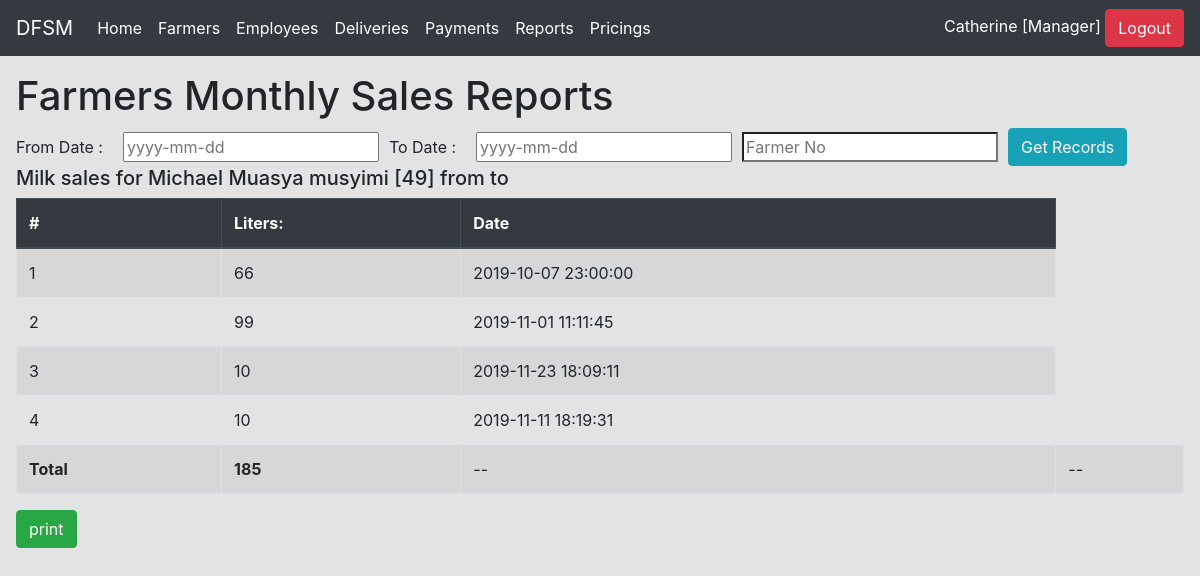
The page /reports/farmer_monthly.php?farmer=49 (signed in) on the database its author committed.
### tables this page shows
CREATE TABLE `farmers` (
  `f_no` varchar(50) NOT NULL,
  `f_id` text NOT NULL,
  `f_name` varchar(50) NOT NULL,
  `f_locallity` varchar(50) DEFAULT NULL,
  `f_ac` varchar(50) DEFAULT NULL,
  `last_paid` date DEFAULT NULL,
  `f_phone` varchar(20) DEFAULT NULL,
  `f_photo` blob
);

CREATE TABLE `delivery` (
  `id` int(11) NOT NULL,
  `r_f_no` varchar(50) NOT NULL,
  `r_kg` float NOT NULL,
  `r_dt` timestamp NOT NULL DEFAULT CURRENT_TIMESTAMP,
  `r_received_by` varchar(50) NOT NULL,
  `r_deliverer` varchar(50) DEFAULT NULL
);

### reports/farmer_monthly.php (the view, shortened to what this page needs)
<?php
include '../incl/header.incl.php';
include '../incl/conn.incl.php';
?>
<h1>Farmers Monthly Sales Reports</h1>
<form class=" form-inline" method="post" action="">
    <div class="form-group">
        <label class="control-label" for="from"> From Date :</label >
        <div id="datetimepicker1" class="controls input-append date" style="margin-left: 20px">
            <input class="input-xlarge" type="text" data-format="yyyy-mm-dd"  placeholder="yyyy-mm-dd" name='from' value=''/>
        </div>
        <label style="margin-left:10px" class="control-label" for="to"> To Date :</label >
        <div id="datetimepicker2" class="controls input-append date" style="margin-left: 20px">
            <input class="input-xlarge" type="text" data-format="yyyy-mm-dd"  placeholder="yyyy-mm-dd" name='to' value=''/>
        </div>
        <input style="margin-left:10px"type="search" name="farmer" class="search-query" value="" placeholder="Farmer No">
        <input style="margin-left:10px"type="submit" class="btn btn-info" value="Get Records">
    </div>
</form>
<div id="printable">
    <h5 id="farmer_details">
     <?php
        if (isset($_REQUEST['farmer']) && $_REQUEST['farmer'] != '') {
            $f_no = mysqli_real_escape_string($conn, $_REQUEST['farmer']);
            $start = $_REQUEST['from'] != '' ? " and `r_dt` >= '" . mysqli_real_escape_string($conn, $_REQUEST['from']) . "'" : '';
            $end = $_REQUEST['to'] != '' ? " and `r_dt` <= '" . mysqli_real_escape_string($conn, $_REQUEST['to']) . "'" : '';
            $result = mysqli_query($conn,"SELECT * FROM `delivery` WHERE r_f_no=$f_no $start $end") or trigger_error(mysqli_error($conn));
            $farmer = mysqli_fetch_array(mysqli_query($conn,"select * from farmers where f_no=$f_no"));
            $f_name = $farmer['f_name'];
            echo "Milk sales for $f_name [$f_no] from ".$_REQUEST['from'] ." to ". $_REQUEST['to'];
        }
        ?></h5>
    <table  class="table table-hover table-striped table-condensed table-bordered">
        <thead class="thead-dark" >
        <th>#</th>
        <th>Liters:</th>
        <th>Date</th>
        </thead>
        <tbody>
            <?php
            if (isset($_REQUEST['farmer']) && $_REQUEST['farmer'] != '') {
                $i = 0;
                $total = 0;
                while ($row = mysqli_fetch_array($result)) {
                    foreach ($row AS $key => $value) {
                        $row[$key] = stripslashes($value);
                    }
                    $i+=1;
                    $total+=nl2br($row['r_kg']);
                    echo "<tr>";
                    echo '<td>' . $i . '</td>';
                    echo "<td valign='top'>" . nl2br($row['r_kg']) . "</td>";
                    echo "<td valign='top'>" . nl2br($row['r_dt']) . "</td>";
                    echo "</tr>";
                }
                echo "<tr><td><strong>Total</strong></td><td><strong>$total</strong><td>--</td><td>--</td></tr>";
            }
            ?>
        </tbody>
    </table>
</div>
<a id="print" class="btn btn-success" >print </a>
<?php include '../incl/footer.incl.php'; ?>

### rows shown on the page
farmers: f_name "Michael Muasya musyimi"
delivery: r_kg "66", r_dt "2019-10-07 23:00:00"
delivery: r_kg "99", r_dt "2019-11-01 11:11:45"
delivery: r_kg "10", r_dt "2019-11-23 18:09:11"
delivery: r_kg "10", r_dt "2019-11-11 18:19:31"

### other values the page prints
$singlename "Catherine"
$current_user['role'] "Manager"
$f_no "49"
$total "185"
